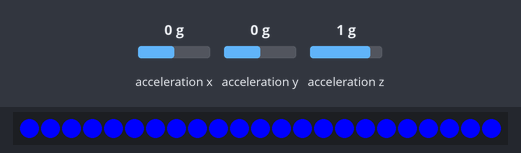
Bench run of a sketch on a simulated Arduino Uno, built with avr-gcc and run on an emulated ATmega328P. Parts: 23 RGB LEDs in strip order, left to right. The test bench sets the inputs (shaded band); at power-on: acceleration x 0 g, acceleration y 0 g, acceleration z 1 g.

Above: at 1.2 s.
1.3 s: acceleration x set to -0.8 g
At 2.5 s:
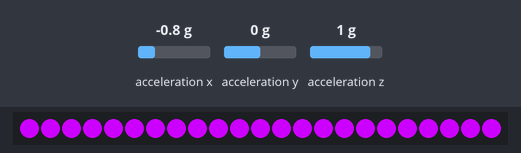
2.8 s: acceleration y set to -0.8 g
At 3.9 s:
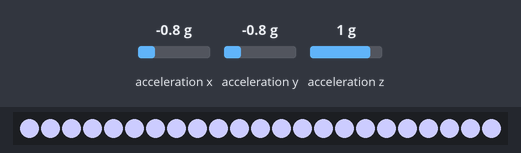
4.3 s: acceleration z set to -1.4 g
At 5.1 s:
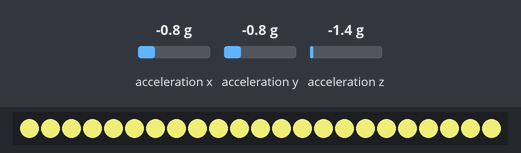
5.8 s: acceleration x set to -1.4 g
At 6.3 s:
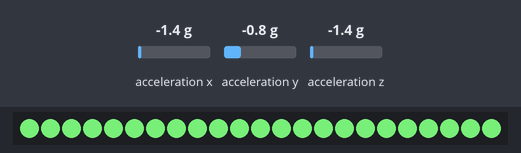
7.3 s: acceleration z set to -0.8 g
At 8.5 s:
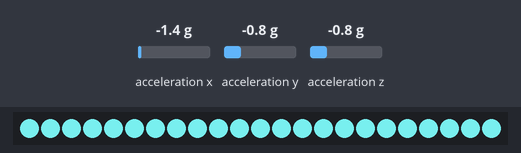
8.8 s: acceleration y set to -1.4 g
At 9.2 s:
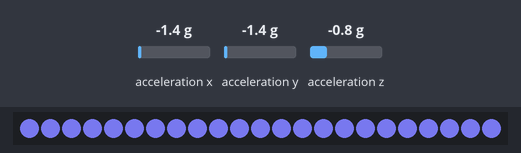
Timing chart, 0 to 11.3 s (numbered marks = the images above; inputs shaded):
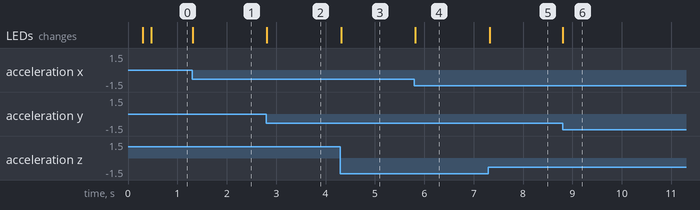

The sketch:

SimpleLightStick.ino
```cpp
#include <Adafruit_MMA8451.h>
#include <FastLED.h>

#define NUM_LEDS 23
#define DATA_PIN 4  // all that's required for clockless LED strip like Neopixel
#define SAT 255  // saturation
#define BRT 128  // brightness
#define ACCBITSFT 6  // 14 bit MMA to 8 bit FastLED shift amount

// Define globals: array of leds, accelerometer control, active LEDs
CRGB leds[NUM_LEDS];
Adafruit_MMA8451 mma;
byte numActiveLEDs;

void setup() {
  numActiveLEDs = 0;
  FastLED.addLeds<NEOPIXEL, DATA_PIN>(leds, NUM_LEDS);

  for(int i = 0; i < NUM_LEDS; i++) {
    leds[i] = CRGB::Black;
  }

  mma = Adafruit_MMA8451();
  mma.begin(0x1C);  // Address pin tied to GND, rather than leave it floating, so specify i2c addr
}

void loop() {
  mma.read();

  // slow turn on is kewl
  if(numActiveLEDs < NUM_LEDS) {
    numActiveLEDs++;
  }

  for(byte i = 0; i < numActiveLEDs; i++) {
    CRGB clr;
    byte x = abs(mma.x) >> ACCBITSFT;
    byte y = abs(mma.y) >> ACCBITSFT;
    byte z = abs(mma.z) >> ACCBITSFT;
    clr.setRGB(x, y, z);
    leds[i] = clr;
  }

  FastLED.show();
  delay(20);
}
```

Measured:
- after the input at 1.3 s, the LEDs: change at once (image 1)
- after the input at 2.8 s, the LEDs: change at once (image 2)
- after the input at 4.3 s, the LEDs: change at once (image 3)
- after the input at 5.8 s, the LEDs: change at once (image 4)
- after the input at 7.3 s, the LEDs: change at once (image 5)
- after the input at 8.8 s, the LEDs: change at once (image 6)
